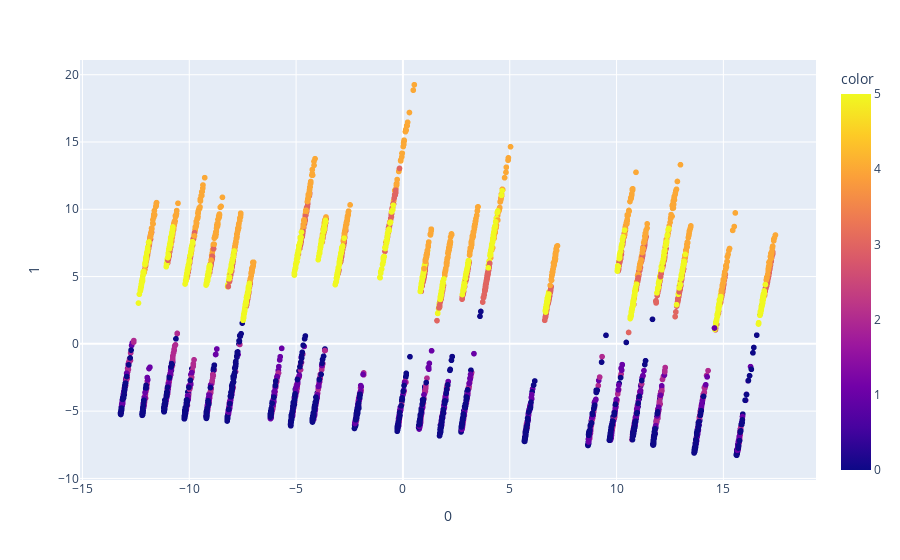

The cell this chart's notebook holds for it:
### Markdown cell above
Dimensionality reduction using Principal Component Analysis (PCA)

### Code cell
pca = PCA(n_components=2)
components = pca.fit_transform(X_train)

fig = px.scatter(components, x=0, y=1, color=y_train_compressed)
fig.show()

### Figure 1 — Plotly figure (JSON) as saved in the notebook; plotly's stock layout.template omitted (floating-point values rounded to 4 significant figures; data arrays with more than 128 entries replaced by an {"elided": "..."} marker saying what was removed)
{"data": [{"hovertemplate": "0=%{x}<br>1=%{y}<br>color=%{marker.color}<extra></extra>", "legendgroup": "", "marker": {"color": {"elided": "7352 int values"}, "coloraxis": "coloraxis", "symbol": "circle"}, "mode": "markers", "name": "", "showlegend": false, "type": "scattergl", "x": {"elided": "7352 float values"}, "xaxis": "x", "y": {"elided": "7352 float values"}, "yaxis": "y"}], "layout": {"coloraxis": {"colorbar": {"title": {"text": "color"}}, "colorscale": [[0, "#0d0887"], [0.1111, "#46039f"], [0.2222, "#7201a8"], [0.3333, "#9c179e"], [0.4444, "#bd3786"], [0.5556, "#d8576b"], [0.6667, "#ed7953"], [0.7778, "#fb9f3a"], [0.8889, "#fdca26"], [1, "#f0f921"]]}, "legend": {"tracegroupgap": 0}, "margin": {"t": 60}, "xaxis": {"anchor": "y", "domain": [0, 1], "title": {"text": "0"}}, "yaxis": {"anchor": "x", "domain": [0, 1], "title": {"text": "1"}}}}
